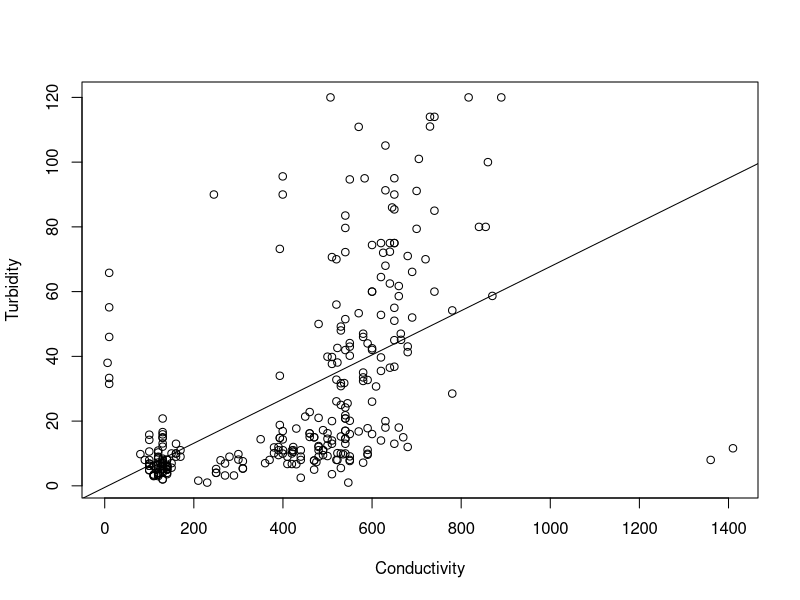
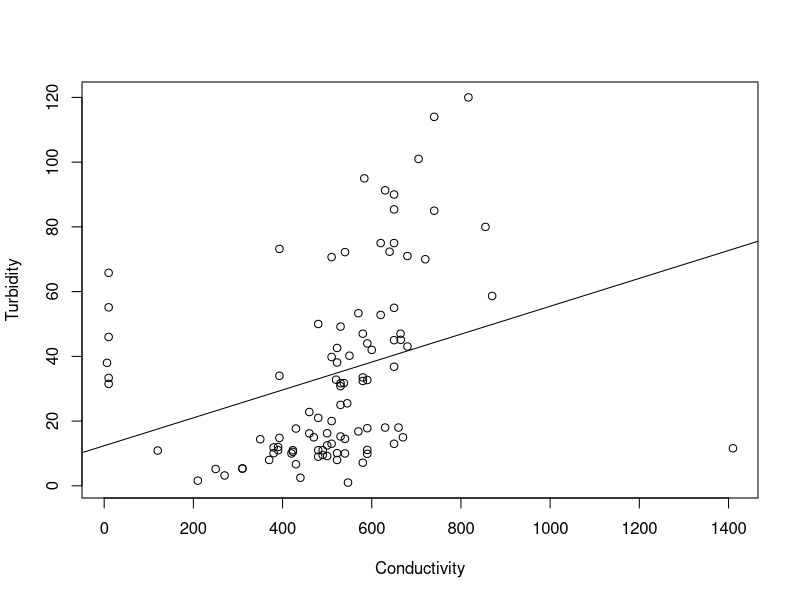

Reproduce these figures in R, in order. (Note: this script raises an error after producing the figures.)
setwd("C:/Users/hatha/Desktop/ISQA8086/RScripts")
library(readxl)
library(dplyr)

##Bring in dataset
dataset <- read.csv("VH-Dataset.csv")


str(dataset)

##Checking for suspicious data
range(dataset$TempF)
range(dataset$Precipitation)
range(dataset$WaterTemp)
range(dataset$pH, na.rm = TRUE)
range(dataset$Conductivity)
range(dataset$Turbidity, na.rm = TRUE)

##Remove unnecessary columns
beforesplit <-dataset[,-c(1)]

##Create subset for data from West site
west <- subset(beforesplit,beforesplit$ObservationSite == "West")

##Create subset for data from North site
north <-subset(beforesplit,beforesplit$ObservationSite == "North")


##Quick summary
summary(beforesplit)
summary(west)
summary(north)


##Linear regression to find out the connection between Turbidity and Conductivity
attach(dataset)
plot(Turbidity ~ Conductivity)
reg <- lm(Turbidity ~ Conductivity)
abline(reg)
summary(reg)
##Results show that there is no linear relationship


##Linear regression to find out the connection between Turbidity and Conductivity (for west site)
attach(west)
plot(Turbidity ~ Conductivity)
regwest <- lm(Turbidity ~ Conductivity)
abline(regwest)
summary(regwest)
##Results show that there is no linear relationship


##Linear regression to find out the connection between Turbidity and Conductivity (for north site)
attach(east)
plot(Turbidity ~ Conductivity)
regeast <- lm(Turbidity ~ Conductivity)
abline(regeast)
summary(regeast)
##Results show that there is no linear relationship


##Linear regression to find out the connection between TempF and pH
attach(dataset)
plot(TempF ~ pH)
tempph <- lm(TempF ~ pH)
abline(tempph)
summary(tempph)
##Results show that there is no linear relationship





